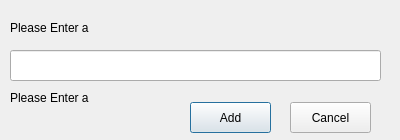
<?xml version="1.0" encoding="UTF-8"?>
<ui version="4.0">
 <class>Dialog</class>
 <widget class="QDialog" name="Dialog">
  <property name="geometry">
   <rect>
    <x>0</x>
    <y>0</y>
    <width>400</width>
    <height>140</height>
   </rect>
  </property>
  <property name="windowTitle">
   <string>Dialog</string>
  </property>
  <widget class="QLabel" name="windowlabel">
   <property name="geometry">
    <rect>
     <x>10</x>
     <y>20</y>
     <width>271</width>
     <height>16</height>
    </rect>
   </property>
   <property name="text">
    <string>Please Enter a </string>
   </property>
  </widget>
  <widget class="QLineEdit" name="inputtextbox">
   <property name="geometry">
    <rect>
     <x>10</x>
     <y>50</y>
     <width>371</width>
     <height>31</height>
    </rect>
   </property>
  </widget>
  <widget class="QLabel" name="checklabel">
   <property name="geometry">
    <rect>
     <x>10</x>
     <y>90</y>
     <width>151</width>
     <height>16</height>
    </rect>
   </property>
   <property name="text">
    <string>Please Enter a </string>
   </property>
  </widget>
  <widget class="QPushButton" name="addbutton">
   <property name="geometry">
    <rect>
     <x>190</x>
     <y>102</y>
     <width>81</width>
     <height>31</height>
    </rect>
   </property>
   <property name="text">
    <string>Add</string>
   </property>
  </widget>
  <widget class="QPushButton" name="cancelbutton">
   <property name="geometry">
    <rect>
     <x>290</x>
     <y>102</y>
     <width>81</width>
     <height>31</height>
    </rect>
   </property>
   <property name="text">
    <string>Cancel</string>
   </property>
  </widget>
 </widget>
 <resources/>
 <connections/>
</ui>
